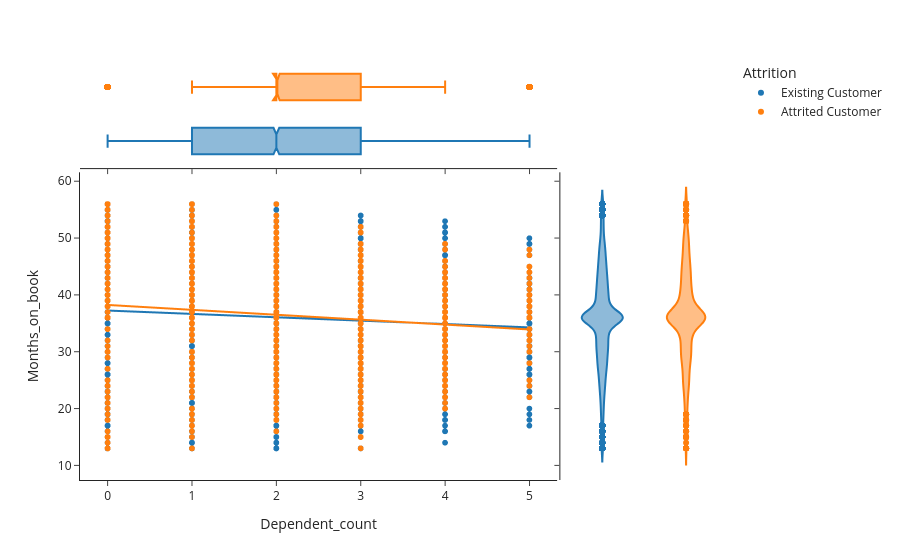

Write notebook code for a chart like this one.
### Code cell
yprop = 'Months_on_book'
xprop = 'Dependent_count'
h= 'Attrition'
px.scatter(data, x=xprop, y=yprop, color=h, marginal_y="violin", marginal_x="box", trendline="ols", template="simple_white")

### Figure 1 — Plotly figure (JSON) as saved in the notebook; plotly's stock layout.template omitted (floating-point values rounded to 4 significant figures; data arrays with more than 128 entries replaced by an {"elided": "..."} marker saying what was removed)
{"data": [{"hovertemplate": "Attrition=Existing Customer<br>Dependent_count=%{x}<br>Months_on_book=%{y}<extra></extra>", "legendgroup": "Existing Customer", "marker": {"color": "#1F77B4", "symbol": "circle"}, "mode": "markers", "name": "Existing Customer", "showlegend": true, "type": "scattergl", "x": {"elided": "8500 int values"}, "xaxis": "x", "y": {"elided": "8500 int values"}, "yaxis": "y"}, {"alignmentgroup": "True", "hovertemplate": "Attrition=Existing Customer<br>Dependent_count=%{x}<extra></extra>", "legendgroup": "Existing Customer", "marker": {"color": "#1F77B4", "symbol": "circle"}, "name": "Existing Customer", "notched": true, "offsetgroup": "Existing Customer", "showlegend": false, "type": "box", "x": {"elided": "8500 int values"}, "xaxis": "x3", "yaxis": "y3"}, {"alignmentgroup": "True", "hovertemplate": "Attrition=Existing Customer<br>Months_on_book=%{y}<extra></extra>", "legendgroup": "Existing Customer", "marker": {"color": "#1F77B4", "symbol": "circle"}, "name": "Existing Customer", "offsetgroup": "Existing Customer", "scalegroup": "y", "showlegend": false, "type": "violin", "xaxis": "x2", "y": {"elided": "8500 int values"}, "yaxis": "y2"}, {"hovertemplate": "<b>OLS trendline</b><br>Months_on_book = -0.593607 * Dependent_count + 37.2669<br>R<sup>2</sup>=0.009300<br><br>Attrition=Existing Customer<br>Dependent_count=%{x}<br>Months_on_book=%{y} <b>(trend)</b><extra></extra>", "legendgroup": "Existing Customer", "marker": {"color": "#1F77B4", "symbol": "circle"}, "mode": "lines", "name": "Existing Customer", "showlegend": false, "type": "scattergl", "x": {"elided": "8500 int values"}, "xaxis": "x", "y": {"elided": "8500 float values"}, "yaxis": "y"}, {"hovertemplate": "Attrition=Attrited Customer<br>Dependent_count=%{x}<br>Months_on_book=%{y}<extra></extra>", "legendgroup": "Attrited Customer", "marker": {"color": "#FF7F0E", "symbol": "circle"}, "mode": "markers", "name": "Attrited Customer", "showlegend": true, "type": "scattergl", "x": {"elided": "1627 int values"}, "xaxis": "x", "y": {"elided": "1627 int values"}, "yaxis": "y"}, {"alignmentgroup": "True", "hovertemplate": "Attrition=Attrited Customer<br>Dependent_count=%{x}<extra></extra>", "legendgroup": "Attrited Customer", "marker": {"color": "#FF7F0E", "symbol": "circle"}, "name": "Attrited Customer", "notched": true, "offsetgroup": "Attrited Customer", "showlegend": false, "type": "box", "x": {"elided": "1627 int values"}, "xaxis": "x3", "yaxis": "y3"}, {"alignmentgroup": "True", "hovertemplate": "Attrition=Attrited Customer<br>Months_on_book=%{y}<extra></extra>", "legendgroup": "Attrited Customer", "marker": {"color": "#FF7F0E", "symbol": "circle"}, "name": "Attrited Customer", "offsetgroup": "Attrited Customer", "scalegroup": "y", "showlegend": false, "type": "violin", "xaxis": "x2", "y": {"elided": "1627 int values"}, "yaxis": "y2"}, {"hovertemplate": "<b>OLS trendline</b><br>Months_on_book = -0.864352 * Dependent_count + 38.2549<br>R<sup>2</sup>=0.019980<br><br>Attrition=Attrited Customer<br>Dependent_count=%{x}<br>Months_on_book=%{y} <b>(trend)</b><extra></extra>", "legendgroup": "Attrited Customer", "marker": {"color": "#FF7F0E", "symbol": "circle"}, "mode": "lines", "name": "Attrited Customer", "showlegend": false, "type": "scattergl", "x": {"elided": "1627 int values"}, "xaxis": "x", "y": {"elided": "1627 float values"}, "yaxis": "y"}], "layout": {"legend": {"title": {"text": "Attrition"}, "tracegroupgap": 0}, "margin": {"t": 60}, "xaxis": {"anchor": "y", "domain": [0, 0.7363], "title": {"text": "Dependent_count"}}, "xaxis2": {"anchor": "y2", "domain": [0.7413, 1], "matches": "x2", "showline": false, "showticklabels": false, "ticks": ""}, "xaxis3": {"anchor": "y3", "domain": [0, 0.7363], "matches": "x", "showticklabels": false}, "xaxis4": {"anchor": "y4", "domain": [0.7413, 1], "matches": "x2", "showline": false, "showticklabels": false, "ticks": ""}, "yaxis": {"anchor": "x", "domain": [0, 0.7326], "title": {"text": "Months_on_book"}}, "yaxis2": {"anchor": "x2", "domain": [0, 0.7326], "matches": "y", "showticklabels": false}, "yaxis3": {"anchor": "x3", "domain": [0.7426, 1], "matches": "y3", "showline": false, "showticklabels": false, "ticks": ""}, "yaxis4": {"anchor": "x4", "domain": [0.7426, 1], "matches": "y3", "showline": false, "showticklabels": false, "ticks": ""}}}
